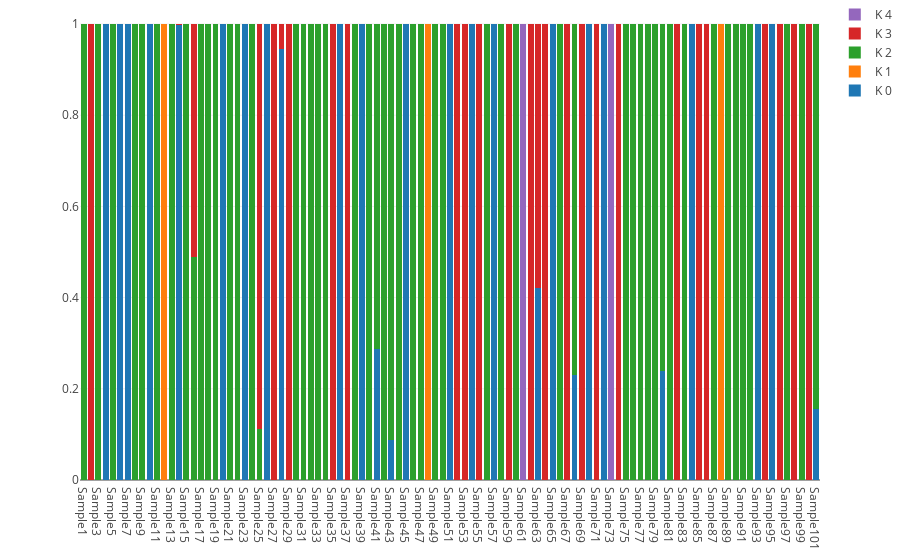

The code cell stored with this chart in its notebook:
### Markdown cell above
## Let the plotting begin

### Basic plot

Plotly has loads and loads of options to create and customize your plots, so the code for the final plot can be a bit overwhelming at first. So, let's start with just the simplest plot and then we will gradually build it from there.

The following code will be enough to generate a basic (and not very attractive) interactive stacked bar plot from our `meanQ` and individuals data.

### Code cell
# Initialize variable that will store the trace of the Bars for each K 
data = []

# The enumerate() function provides a convenient way of getting the K value in each iteration,
# since it returns the index of the iterable.
for k, ar in enumerate(qvals_transposed):
    
    # Let's create the trace for the current K group
    current_bar = go.Bar(
        # Provide the list of individuals as the values of the x-axis
        x = individuals,
        # Provide the meanQ values for the current K
        y = ar,
        # Here you can name your clusters and use the 'k' variable as a counter
        name = "K {}".format(k)
    )
    
    # Append the current trace to the storage
    data.append(current_bar)
    
# Set the layout of the plot as 'stack' to produce a stacked bar pot
layout = go.Layout(
    barmode='stack',
    margin={"t":0}
)

# Provide data and layout to fig object
fig = go.Figure(data=data, layout=layout)

# Plot the figure object. You can use the 'plot()' method instead of 'iplot()' to generate an html file
iplot(fig)

### Figure 1 — Plotly figure (JSON) as saved in the notebook; plotly's stock layout.template omitted (floating-point values rounded to 4 significant figures)
{"data": [{"name": "K 0", "type": "bar", "x": ["Sample1", "Sample2", "Sample3", "Sample4", "Sample5", "Sample6", "Sample7", "Sample8", "Sample9", "Sample10", "Sample11", "Sample12", "Sample13", "Sample14", "Sample15", "Sample16", "Sample17", "Sample18", "Sample19", "Sample20", "Sample21", "Sample22", "Sample23", "Sample24", "Sample25", "Sample26", "Sample27", "Sample28", "Sample29", "Sample30", "Sample31", "Sample32", "Sample33", "Sample34", "Sample35", "Sample36", "Sample37", "Sample38", "Sample39", "Sample40", "Sample41", "Sample42", "Sample43", "Sample44", "Sample45", "Sample46", "Sample47", "Sample48", "Sample49", "Sample50", "Sample51", "Sample52", "Sample53", "Sample54", "Sample55", "Sample56", "Sample57", "Sample58", "Sample59", "Sample60", "Sample61", "Sample62", "Sample63", "Sample64", "Sample65", "Sample66", "Sample67", "Sample68", "Sample69", "Sample70", "Sample71", "Sample72", "Sample73", "Sample74", "Sample75", "Sample76", "Sample77", "Sample78", "Sample79", "Sample80", "Sample81", "Sample82", "Sample83", "Sample84", "Sample85", "Sample86", "Sample87", "Sample88", "Sample89", "Sample90", "Sample91", "Sample92", "Sample93", "Sample94", "Sample95", "Sample96", "Sample97", "Sample98", "Sample99", "Sample100", "Sample101"], "y": [7.1e-05, 8.6e-05, 8.7e-05, 0.9996, 0.000148, 0.9995, 0.9996, 0.000174, 7.7e-05, 0.9996, 0.000118, 0.000284, 0.000141, 0.9978, 8e-05, 8.6e-05, 8.6e-05, 8.3e-05, 8.7e-05, 0.9996, 0.000102, 8.8e-05, 0.9994, 7.7e-05, 6.9e-05, 0.9996, 7.4e-05, 0.946, 9.1e-05, 0.000114, 7.8e-05, 7.4e-05, 0.000148, 0.000104, 7.2e-05, 0.9996, 8e-05, 6.9e-05, 0.9996, 9e-05, 0.2878, 8.8e-05, 0.08863, 7.7e-05, 0.9996, 0.000315, 8.7e-05, 0.000358, 0.000343, 0.000205, 0.9997, 9.1e-05, 7.1e-05, 0.9994, 0.000102, 9.1e-05, 0.9994, 0.000111, 0.000104, 7.6e-05, 0.000136, 9.3e-05, 0.4201, 9.4e-05, 0.9995, 0.000142, 0.000159, 0.2297, 0.00011, 0.9994, 0.000107, 0.9997, 0.000157, 9.6e-05, 0.0001, 9.8e-05, 7.7e-05, 7.2e-05, 0.000105, 0.2399, 0.000131, 9.2e-05, 0.000116, 0.9997, 7.2e-05, 8.8e-05, 7.4e-05, 0.000336, 7.1e-05, 7.7e-05, 0.000289, 8.3e-05, 0.9994, 0.000128, 0.9996, 0.000114, 9.9e-05, 0.000129, 0.000103, 9.7e-05, 0.1555]}, {"name": "K 1", "type": "bar", "x": ["Sample1", "Sample2", "Sample3", "Sample4", "Sample5", "Sample6", "Sample7", "Sample8", "Sample9", "Sample10", "Sample11", "Sample12", "Sample13", "Sample14", "Sample15", "Sample16", "Sample17", "Sample18", "Sample19", "Sample20", "Sample21", "Sample22", "Sample23", "Sample24", "Sample25", "Sample26", "Sample27", "Sample28", "Sample29", "Sample30", "Sample31", "Sample32", "Sample33", "Sample34", "Sample35", "Sample36", "Sample37", "Sample38", "Sample39", "Sample40", "Sample41", "Sample42", "Sample43", "Sample44", "Sample45", "Sample46", "Sample47", "Sample48", "Sample49", "Sample50", "Sample51", "Sample52", "Sample53", "Sample54", "Sample55", "Sample56", "Sample57", "Sample58", "Sample59", "Sample60", "Sample61", "Sample62", "Sample63", "Sample64", "Sample65", "Sample66", "Sample67", "Sample68", "Sample69", "Sample70", "Sample71", "Sample72", "Sample73", "Sample74", "Sample75", "Sample76", "Sample77", "Sample78", "Sample79", "Sample80", "Sample81", "Sample82", "Sample83", "Sample84", "Sample85", "Sample86", "Sample87", "Sample88", "Sample89", "Sample90", "Sample91", "Sample92", "Sample93", "Sample94", "Sample95", "Sample96", "Sample97", "Sample98", "Sample99", "Sample100", "Sample101"], "y": [7.1e-05, 8.5e-05, 8.6e-05, 9.7e-05, 0.000147, 0.000124, 0.000108, 0.000172, 7.6e-05, 0.000109, 0.000117, 0.9989, 0.00014, 0.000551, 7.9e-05, 8.6e-05, 8.6e-05, 8.2e-05, 8.6e-05, 0.000103, 0.000101, 8.7e-05, 0.000153, 7.6e-05, 6.9e-05, 9.3e-05, 7.3e-05, 9.2e-05, 9e-05, 0.000114, 7.8e-05, 7.4e-05, 0.000146, 0.000104, 7.2e-05, 9.1e-05, 7.9e-05, 6.9e-05, 9.1e-05, 9e-05, 7.8e-05, 8.8e-05, 9.3e-05, 7.7e-05, 9.7e-05, 0.000313, 8.7e-05, 0.9986, 0.000341, 0.000204, 8.6e-05, 9e-05, 7.1e-05, 0.000144, 0.000102, 9.1e-05, 0.000151, 0.00011, 0.000104, 7.4e-05, 0.000135, 9.2e-05, 7e-05, 9.3e-05, 0.000119, 0.000141, 0.000158, 9.5e-05, 0.000108, 0.000147, 0.000106, 7.8e-05, 0.000156, 9.5e-05, 9.9e-05, 9.8e-05, 7.7e-05, 7.2e-05, 0.000105, 0.000101, 0.00013, 9.2e-05, 0.000115, 8.5e-05, 7.2e-05, 8.8e-05, 7.5e-05, 0.9987, 7.2e-05, 7.5e-05, 0.000287, 8.3e-05, 0.000142, 0.000127, 9.8e-05, 0.000113, 9.8e-05, 0.000128, 0.000102, 9.6e-05, 8.9e-05]}, {"name": "K 2", "type": "bar", "x": ["Sample1", "Sample2", "Sample3", "Sample4", "Sample5", "Sample6", "Sample7", "Sample8", "Sample9", "Sample10", "Sample11", "Sample12", "Sample13", "Sample14", "Sample15", "Sample16", "Sample17", "Sample18", "Sample19", "Sample20", "Sample21", "Sample22", "Sample23", "Sample24", "Sample25", "Sample26", "Sample27", "Sample28", "Sample29", "Sample30", "Sample31", "Sample32", "Sample33", "Sample34", "Sample35", "Sample36", "Sample37", "Sample38", "Sample39", "Sample40", "Sample41", "Sample42", "Sample43", "Sample44", "Sample45", "Sample46", "Sample47", "Sample48", "Sample49", "Sample50", "Sample51", "Sample52", "Sample53", "Sample54", "Sample55", "Sample56", "Sample57", "Sample58", "Sample59", "Sample60", "Sample61", "Sample62", "Sample63", "Sample64", "Sample65", "Sample66", "Sample67", "Sample68", "Sample69", "Sample70", "Sample71", "Sample72", "Sample73", "Sample74", "Sample75", "Sample76", "Sample77", "Sample78", "Sample79", "Sample80", "Sample81", "Sample82", "Sample83", "Sample84", "Sample85", "Sample86", "Sample87", "Sample88", "Sample89", "Sample90", "Sample91", "Sample92", "Sample93", "Sample94", "Sample95", "Sample96", "Sample97", "Sample98", "Sample99", "Sample100", "Sample101"], "y": [0.9997, 8.6e-05, 0.9997, 9.8e-05, 0.9994, 0.000124, 0.000109, 0.9993, 0.9997, 0.000109, 0.9995, 0.000284, 0.9994, 0.000554, 0.9997, 0.4891, 0.9997, 0.9997, 0.9997, 0.000103, 0.9996, 0.9996, 0.000154, 0.9997, 0.1115, 9.4e-05, 7.4e-05, 9.3e-05, 9.1e-05, 0.9995, 0.9997, 0.9997, 0.9994, 0.9996, 7.2e-05, 9.1e-05, 8e-05, 0.9997, 9.2e-05, 0.9996, 0.712, 0.9996, 0.9111, 0.9997, 9.8e-05, 0.9987, 0.9997, 0.000358, 0.9986, 0.9992, 8.6e-05, 9.1e-05, 7.1e-05, 0.000145, 0.000102, 0.9996, 0.000152, 0.9996, 0.000104, 0.9997, 0.000136, 9.3e-05, 7e-05, 9.4e-05, 0.00012, 0.9994, 0.000159, 0.77, 0.000108, 0.000148, 0.000107, 7.8e-05, 0.000157, 9.5e-05, 0.9996, 0.9996, 0.9997, 0.9997, 0.9996, 0.7598, 0.9995, 9.2e-05, 0.9995, 8.6e-05, 7.2e-05, 8.8e-05, 0.9997, 0.000336, 0.9997, 0.9997, 0.9988, 0.9997, 0.000143, 0.000128, 9.9e-05, 0.000114, 0.9996, 0.000129, 0.9996, 9.7e-05, 0.8442]}, {"name": "K 3", "type": "bar", "x": ["Sample1", "Sample2", "Sample3", "Sample4", "Sample5", "Sample6", "Sample7", "Sample8", "Sample9", "Sample10", "Sample11", "Sample12", "Sample13", "Sample14", "Sample15", "Sample16", "Sample17", "Sample18", "Sample19", "Sample20", "Sample21", "Sample22", "Sample23", "Sample24", "Sample25", "Sample26", "Sample27", "Sample28", "Sample29", "Sample30", "Sample31", "Sample32", "Sample33", "Sample34", "Sample35", "Sample36", "Sample37", "Sample38", "Sample39", "Sample40", "Sample41", "Sample42", "Sample43", "Sample44", "Sample45", "Sample46", "Sample47", "Sample48", "Sample49", "Sample50", "Sample51", "Sample52", "Sample53", "Sample54", "Sample55", "Sample56", "Sample57", "Sample58", "Sample59", "Sample60", "Sample61", "Sample62", "Sample63", "Sample64", "Sample65", "Sample66", "Sample67", "Sample68", "Sample69", "Sample70", "Sample71", "Sample72", "Sample73", "Sample74", "Sample75", "Sample76", "Sample77", "Sample78", "Sample79", "Sample80", "Sample81", "Sample82", "Sample83", "Sample84", "Sample85", "Sample86", "Sample87", "Sample88", "Sample89", "Sample90", "Sample91", "Sample92", "Sample93", "Sample94", "Sample95", "Sample96", "Sample97", "Sample98", "Sample99", "Sample100", "Sample101"], "y": [7.1e-05, 0.9997, 8.7e-05, 9.7e-05, 0.000147, 0.000124, 0.000109, 0.000173, 7.7e-05, 0.000109, 0.000118, 0.000283, 0.000141, 0.000553, 7.9e-05, 0.5106, 8.6e-05, 8.4e-05, 8.7e-05, 0.000103, 0.000102, 8.8e-05, 0.000153, 7.7e-05, 0.8883, 9.4e-05, 0.9997, 0.05373, 0.9996, 0.000114, 7.9e-05, 7.5e-05, 0.000147, 0.000104, 0.9997, 9.1e-05, 0.9997, 6.9e-05, 9.2e-05, 9e-05, 7.9e-05, 8.8e-05, 9.3e-05, 7.7e-05, 9.8e-05, 0.000314, 8.7e-05, 0.000357, 0.000343, 0.000205, 8.6e-05, 0.9996, 0.9997, 0.000145, 0.9996, 9.1e-05, 0.000152, 0.000111, 0.9996, 7.8e-05, 0.000136, 0.9996, 0.5797, 0.9996, 0.000119, 0.000141, 0.9994, 9.5e-05, 0.9996, 0.000148, 0.9996, 7.8e-05, 0.000157, 0.9996, 0.0001, 9.8e-05, 7.7e-05, 7.2e-05, 0.000105, 0.000101, 0.000131, 0.9996, 0.000116, 8.6e-05, 0.9997, 0.9996, 7.5e-05, 0.000335, 7.3e-05, 7.5e-05, 0.000289, 8.4e-05, 0.000143, 0.9995, 9.9e-05, 0.9995, 9.9e-05, 0.9995, 0.000102, 0.9996, 9e-05]}, {"name": "K 4", "type": "bar", "x": ["Sample1", "Sample2", "Sample3", "Sample4", "Sample5", "Sample6", "Sample7", "Sample8", "Sample9", "Sample10", "Sample11", "Sample12", "Sample13", "Sample14", "Sample15", "Sample16", "Sample17", "Sample18", "Sample19", "Sample20", "Sample21", "Sample22", "Sample23", "Sample24", "Sample25", "Sample26", "Sample27", "Sample28", "Sample29", "Sample30", "Sample31", "Sample32", "Sample33", "Sample34", "Sample35", "Sample36", "Sample37", "Sample38", "Sample39", "Sample40", "Sample41", "Sample42", "Sample43", "Sample44", "Sample45", "Sample46", "Sample47", "Sample48", "Sample49", "Sample50", "Sample51", "Sample52", "Sample53", "Sample54", "Sample55", "Sample56", "Sample57", "Sample58", "Sample59", "Sample60", "Sample61", "Sample62", "Sample63", "Sample64", "Sample65", "Sample66", "Sample67", "Sample68", "Sample69", "Sample70", "Sample71", "Sample72", "Sample73", "Sample74", "Sample75", "Sample76", "Sample77", "Sample78", "Sample79", "Sample80", "Sample81", "Sample82", "Sample83", "Sample84", "Sample85", "Sample86", "Sample87", "Sample88", "Sample89", "Sample90", "Sample91", "Sample92", "Sample93", "Sample94", "Sample95", "Sample96", "Sample97", "Sample98", "Sample99", "Sample100", "Sample101"], "y": [7.1e-05, 8.5e-05, 8.6e-05, 9.7e-05, 0.000147, 0.000124, 0.000108, 0.000173, 7.7e-05, 0.000109, 0.000117, 0.000282, 0.000141, 0.000551, 7.9e-05, 8.6e-05, 8.6e-05, 8.2e-05, 8.7e-05, 0.000103, 0.000101, 8.8e-05, 0.000153, 7.6e-05, 6.9e-05, 9.4e-05, 7.3e-05, 9.2e-05, 9e-05, 0.000114, 7.8e-05, 7.4e-05, 0.000147, 0.000104, 7.2e-05, 9.1e-05, 7.9e-05, 6.9e-05, 9.1e-05, 9e-05, 7.8e-05, 8.8e-05, 9.3e-05, 7.7e-05, 9.7e-05, 0.000313, 8.7e-05, 0.000356, 0.000341, 0.000204, 8.6e-05, 9.1e-05, 7.1e-05, 0.000144, 0.000102, 9.1e-05, 0.000152, 0.000111, 0.000104, 7.4e-05, 0.9995, 9.3e-05, 7e-05, 9.3e-05, 0.000119, 0.000141, 0.000158, 9.5e-05, 0.000108, 0.000148, 0.000107, 7.8e-05, 0.9994, 9.5e-05, 9.9e-05, 9.8e-05, 7.7e-05, 7.2e-05, 0.000105, 0.000101, 0.00013, 9.2e-05, 0.000115, 8.5e-05, 7.2e-05, 8.8e-05, 7.5e-05, 0.000334, 7.2e-05, 7.5e-05, 0.000288, 8.3e-05, 0.000142, 0.000127, 9.8e-05, 0.000113, 9.8e-05, 0.000128, 0.000102, 9.7e-05, 8.9e-05]}], "layout": {"barmode": "stack", "margin": {"t": 0}}}
